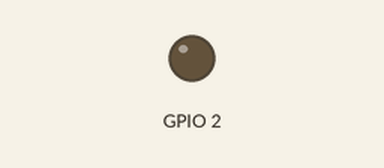
Bench run of a sketch on a simulated ESP32. Shown: output pins drawn as LEDs (lit = HIGH). WiFi joins after 1.5 s; servers stay silent unless stated; what the sketch prints to the serial monitor is not drawn.

Above: at 2.5 s.
At 18.3 s:
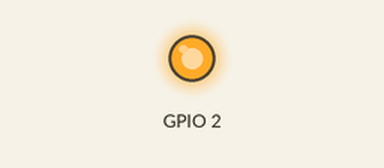
Timing chart, 0 to 27.1 s (numbered marks = the images above):
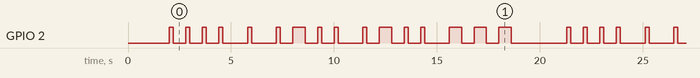

Measured:
- by itself, GPIO 2: moves between LOW and HIGH, repeating every 19.3 s
- by itself, everything shown: repeats every 19.3 s, in 32 steps

The sketch:

flashtest.ino
```cpp
#include<WiFi.h>
void shortbeep() {
  digitalWrite(2, HIGH);
  delay(200);
  digitalWrite(2, LOW);
  delay(600);
}


void longbeep() {
  digitalWrite(2, HIGH);
  delay(600);
  digitalWrite(2, LOW);
  delay(600);
}


void blinkLetter(const char* code) {
  for (int i = 0; code[i] != '\0'; i++) {
    if (code[i] == '.') {
      shortbeep();
    } else if (code[i] == '-') {
      longbeep();
    }
  }
  delay(600);
}
String ssid = "Bob Semple Tank";
String password = "newzealand";
// Setup
void setup() {
  pinMode(2, OUTPUT);
  WiFi.mode(WIFI_STA);
  WiFi.begin(ssid, password);
  while (WiFi.status() != WL_CONNECTED){
    Serial.print("Waiting\n");
    delay(1000);
  }
  Serial.println(WiFi.localIP());
}

// Main loop
void loop() {
  // Morse code for "HELLO"
  blinkLetter("...."); // H
  blinkLetter(".");    // E
  blinkLetter(".-.."); // L
  blinkLetter(".-.."); // L
  blinkLetter("---");  // O

  delay(1500); // Wait before repeating
}
```
